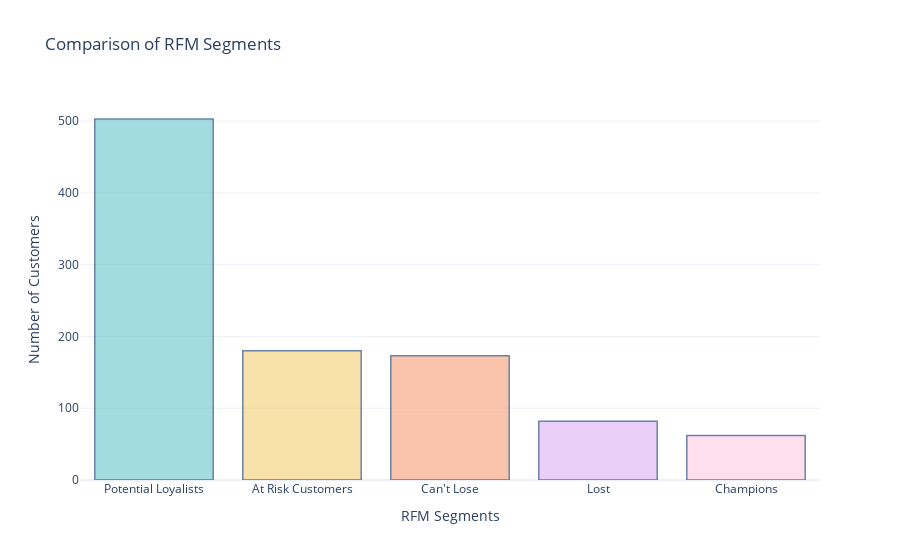

Write notebook code for a chart like this one.
### Code cell
import plotly.colors

pastel_colors = plotly.colors.qualitative.Pastel

segment_counts = data['RFM Customer Segments'].value_counts()


fig = go.Figure(data=[go.Bar(x=segment_counts.index, y=segment_counts.values,
                            marker=dict(color=pastel_colors))])


champions_color = 'rgb(258, 202, 225)'
fig.update_traces(marker_color=[champions_color if segment == 'Champions' else pastel_colors[i]
                                for i, segment in enumerate(segment_counts.index)],
                  marker_line_color='rgb(8, 48, 107)',
                  marker_line_width=1.5, opacity=0.6)


fig.update_layout(title='Comparison of RFM Segments',
                  xaxis_title='RFM Segments',
                  yaxis_title='Number of Customers',
                  showlegend=False)

fig.show()

### Figure 1 — Plotly figure (JSON) as saved in the notebook; plotly's stock layout.template omitted (floating-point values rounded to 4 significant figures)
{"data": [{"marker": {"color": ["rgb(102, 197, 204)", "rgb(246, 207, 113)", "rgb(248, 156, 116)", "rgb(220, 176, 242)", "rgb(258, 202, 225)"], "line": {"color": "rgb(8, 48, 107)", "width": 1.5}}, "opacity": 0.6, "type": "bar", "x": ["Potential Loyalists", "At Risk Customers", "Can't Lose", "Lost", "Champions"], "y": [503, 180, 173, 82, 62]}], "layout": {"showlegend": false, "title": {"text": "Comparison of RFM Segments"}, "xaxis": {"title": {"text": "RFM Segments"}}, "yaxis": {"title": {"text": "Number of Customers"}}}}
